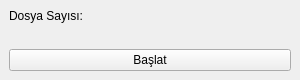
<?xml version="1.0" encoding="UTF-8"?>
<ui version="4.0">
  <class>MainWindow</class>
  <widget class="QMainWindow" name="MainWindow">
    <property name="geometry">
      <rect>
        <x>0</x>
        <y>0</y>
        <width>300</width>
        <height>50</height>
      </rect>
    </property>
    <property name="windowTitle">
      <string>Dosya Sayacı</string>
    </property>
    <widget class="QWidget" name="centralwidget">
      <layout class="QVBoxLayout" name="verticalLayout">
        <item>
          <widget class="QLabel" name="label">
            <property name="text">
              <string>Dosya Sayısı:</string>
            </property>
          </widget>
        </item>
        <item>
          <widget class="QLabel" name="dosyaSayisiEdit" readonly="true"/>
        </item>
        <item>
          <widget class="QPushButton" name="startButton">
            <property name="text">
              <string>Başlat</string>
            </property>
          </widget>
        </item>
      </layout>
    </widget>
  </widget>
  <resources/>
  <connections/>
</ui>
